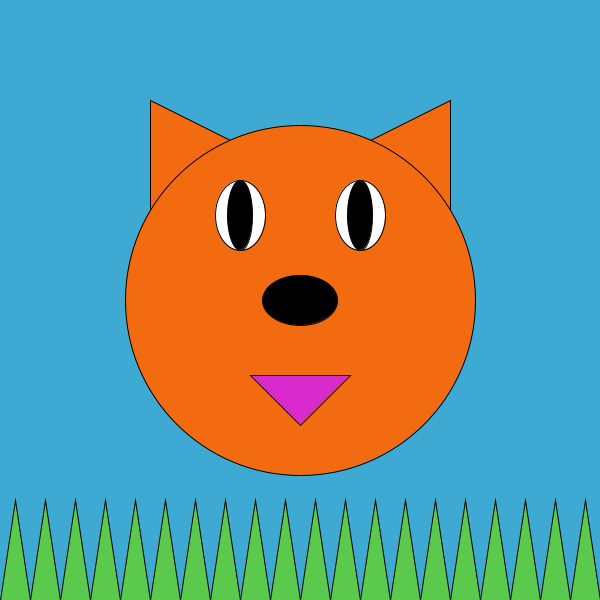
Frame 1 (no input)
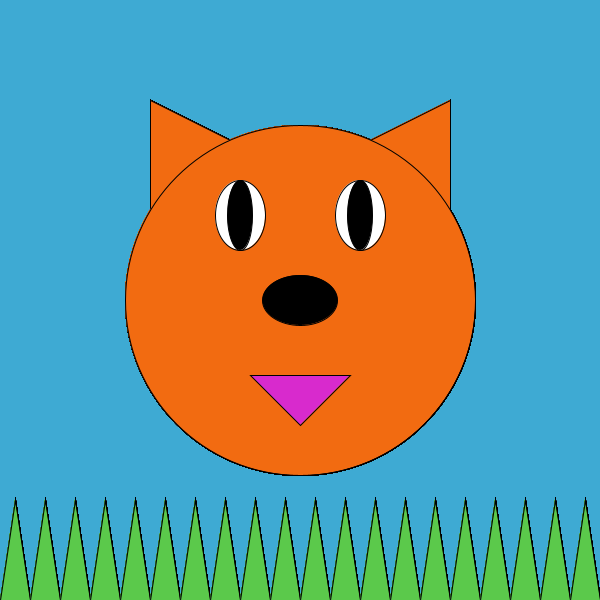
Frame 60 (the mouse pressed at the canvas centre just before this capture)
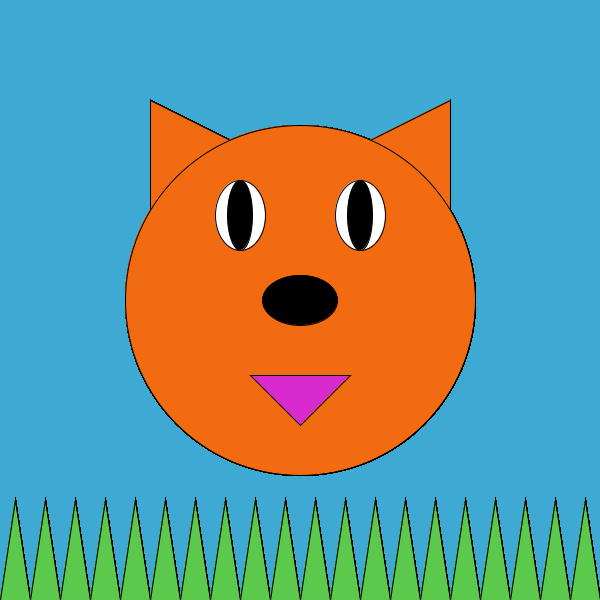
Frame 120 (the mouse held since frame 60 and released just before this capture)

The Processing sketch that drew these frames (run headless with seeded random() and noise(); from frame 60 on, the mouse is pressed at the canvas centre):

// Processing sketch: processing_112182
// ── processing_112182.pde

void setup(){
  size(600, 600);
  background(#3EAAD3); // Sets the background to blue
  smooth();
}

void draw(){
  draw_grass();
  draw_ears();
  draw_face();
  draw_eyes();
  draw_nose();
  draw_mouth();
}

void draw_grass(){
  fill(#5BC94B); // Sets the colour to green
  for(int i=30; i<=600; i+=30){ // Loops until the end of the screen
    triangle(i-30, 600, i-15, 500, i, 600); // Draws some grass at the current position
  }
}

void draw_ears(){
  fill(#F26B11); // Sets the colour to orange
  triangle(250, 150, 150, 100, 150, 350); // Draw the tiger's right ear
  triangle(350, 150, 450, 100, 450, 350); // Draw the tiger's left ear
}

void draw_face(){
  fill(#F26B11); // Sets the colour to orange
  ellipse(300, 300, 350, 350); // Draws the base of the tiger's face
}

void draw_eyes(){
  int posX = 240;
  for(int i=0; i<2; i++){ // Loops to draw both eyes
    fill(255,255,255); // Sets the colour to white
    ellipse(posX, 215, 50, 70); // Draws the outer eye
    fill(0); // Sets the colour to black
    ellipse(posX, 215, 25, 70); // Draws the inner eye
    posX += 120;
  }
}

void draw_nose(){
  fill(0); // Sets the colour to black
  ellipse(300, 300, 75, 50); // Draws the tiger's nose
}

void draw_mouth(){
  fill(#D82ACD); // Sets the colour to purple
  triangle(250, 375, 350, 375, 300, 425); // Draws the tiger's mouth
}
